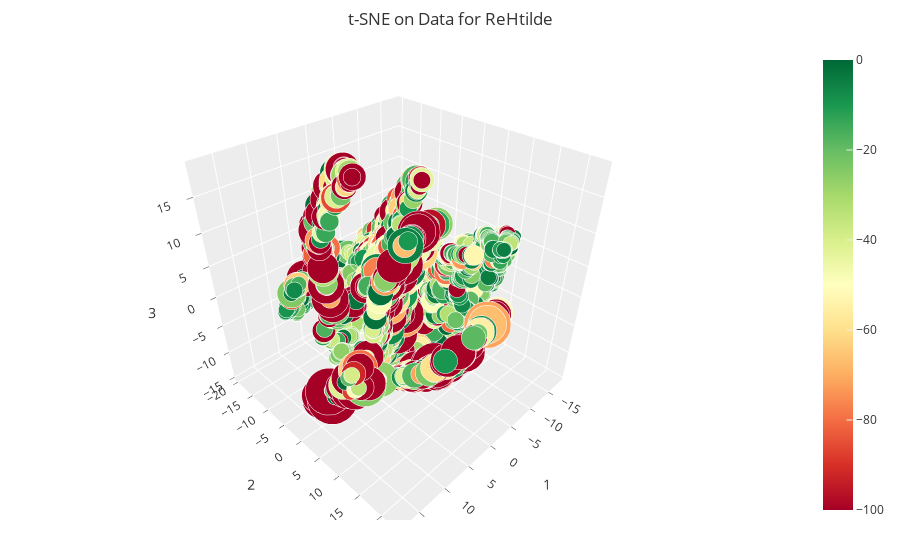

Here is the notebook cell this chart was saved with:
### Code cell
df["size"] = tildes
df["col"] = tilde

splot = go.Figure(data=go.Scatter3d(
    x = df["comp-1"],
    y = df["comp-2"],
    z = df["comp-3"],
    mode='markers',
    marker=dict(
        showscale=True,
        cmax=0,
        cmin=-100,
        size=df["size"],
        color=df["col"],                # set color to an array/list of desired values
        colorscale='RdYlGn',   # choose a colorscale
        opacity=1
        ),
    )
)

splot.update_traces
splot.update_layout(
    title = 't-SNE on Data for ReHtilde',
    scene = dict(
            xaxis_title='1',
            yaxis_title='2',
            zaxis_title='3',
            aspectmode='cube',
        ),
    template='ggplot2',
    margin=dict(r=0, b=40, l=0, t=50)
)

splot.show()

### Figure 1 — Plotly figure (JSON) as saved in the notebook; plotly's stock layout.template omitted (floating-point values rounded to 4 significant figures; data arrays with more than 128 entries replaced by an {"elided": "..."} marker saying what was removed)
{"data": [{"marker": {"cmax": 0, "cmin": -100, "color": {"elided": "3224 float values"}, "colorscale": [[0, "rgb(165,0,38)"], [0.1, "rgb(215,48,39)"], [0.2, "rgb(244,109,67)"], [0.3, "rgb(253,174,97)"], [0.4, "rgb(254,224,139)"], [0.5, "rgb(255,255,191)"], [0.6, "rgb(217,239,139)"], [0.7, "rgb(166,217,106)"], [0.8, "rgb(102,189,99)"], [0.9, "rgb(26,152,80)"], [1, "rgb(0,104,55)"]], "opacity": 1, "showscale": true, "size": {"elided": "3224 float values"}}, "mode": "markers", "type": "scatter3d", "x": {"elided": "3224 float values"}, "y": {"elided": "3224 float values"}, "z": {"elided": "3224 float values"}}], "layout": {"margin": {"b": 40, "l": 0, "r": 0, "t": 50}, "scene": {"aspectmode": "cube", "xaxis": {"title": {"text": "1"}}, "yaxis": {"title": {"text": "2"}}, "zaxis": {"title": {"text": "3"}}}, "title": {"text": "t-SNE on Data for ReHtilde"}}}
